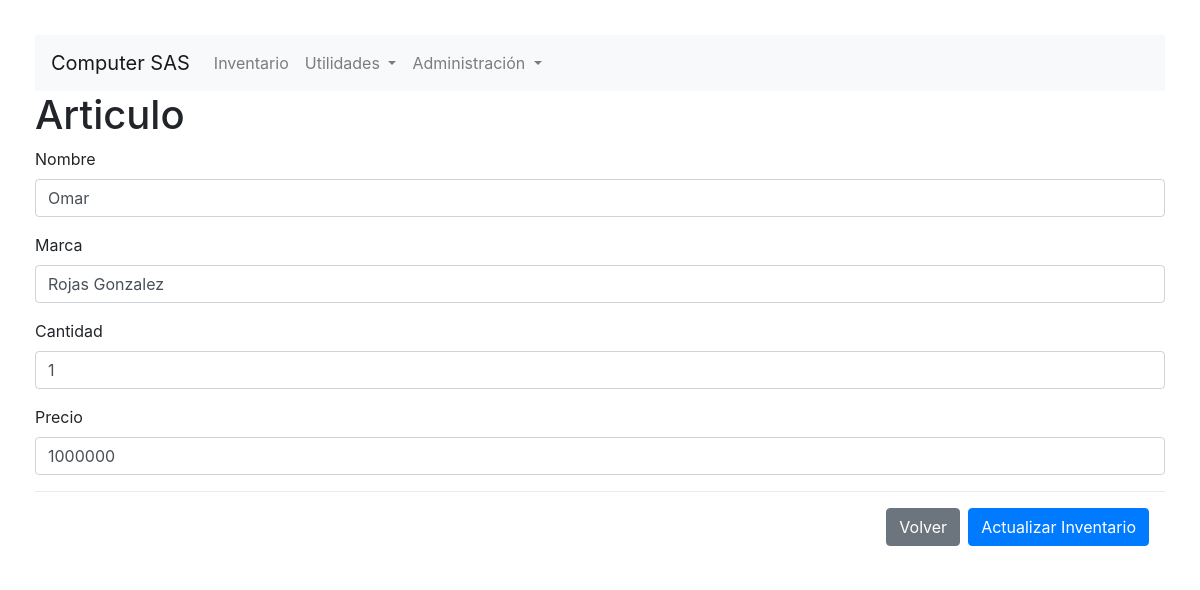
Screenshot of /interface.php?id=3 with the database file from the repository.
### tables this page shows
CREATE TABLE `inventarios` (
  `id` int(10) NOT NULL AUTO_INCREMENT,
  `nombre` varchar(50) DEFAULT NULL,
  `marca` varchar(20) DEFAULT NULL,
  `cantidad` int(15) DEFAULT NULL,
  `precio` int(15) DEFAULT NULL,
  PRIMARY KEY (`id`)
);

### interface.php (the view, shortened to what this page needs)
<?php
include 'config.php';
include 'header.php';
if(!empty($_GET)){
    function ShowReg(){
        $id = $_GET['id'];
        global $username, $password, $servername, $dbname;
        $conn = mysqli_connect($servername, $username, $password, $dbname);
        $sql = "SELECT * FROM inventarios WHERE id=$id";
        $result = mysqli_query($conn, $sql);
        if (mysqli_num_rows($result) > 0) {
            while($row = mysqli_fetch_assoc($result)) {
                $data = $row;
            }
        }
        return $data;
    }
    $data = ShowReg();
}
?>
        <h1>Articulo</h1>
            <form action="crud.php" method="POST">
            <div class="form-group">
                    <label for="inputName">Nombre</label>
                    <input type="text" class="form-control" name="inputName" id="inputName" placeholder="Ingrese el nombre del Producto" <?php if (!empty($_GET)){ echo 'value="'. $data['nombre'] .'"';} ?>/>
                </div>
                <div class="form-group">
                    <label for="inputBrand">Marca</label>
                    <input type="text" class="form-control" name="inputBrand" id="inputBrand" placeholder="Ingrese la marca" <?php if (!empty($_GET)){ echo 'value="'. $data['marca'] .'"';} ?>/>
                </div>
                <div class="form-group">
                    <label for="inputCount">Cantidad</label>
                    <input type="number" class="form-control" name="inputCount" id="inputCount" placeholder="Ingrese inventario actual" <?php if (!empty($_GET)){ echo 'value='. $data['cantidad'].' ';} ?>/>
                </div>
                <div class="form-group">
                    <label for="inputValue">Precio</label>
                    <input type="number" class="form-control" name="inputValue" id="inputValue" placeholder="Ingrese valor del articulo" <?php if (!empty($_GET)){ echo 'value='. $data['precio'].' ';} ?>/>
                </div>
                <div class="modal-footer">
                    <a href="index.php" class="btn btn-secondary" role="button">Volver</a>
                    <button type="submit" class="btn btn-primary submitBtn">Actualizar Inventario</button>
                </div>
            </form>
    </body>
</html>

### rows the page displays
inventarios: inputName "Omar", inputBrand "Rojas Gonzalez", inputCount "1", inputValue "1000000"
